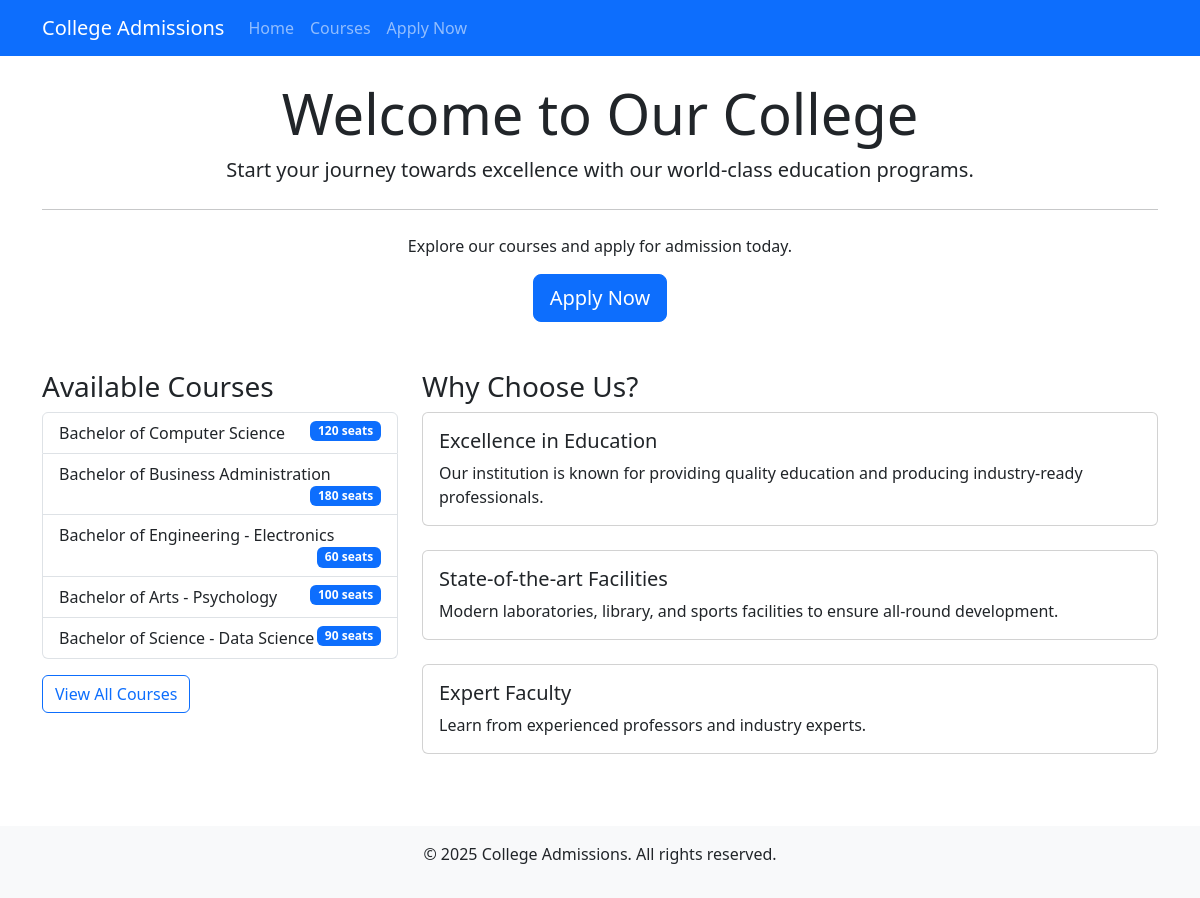
The page / on the database its author committed.
### admissions/models.py (models this page shows, shortened)
class Course(models.Model):
    name = models.CharField(max_length=100)
    code = models.CharField(max_length=20, unique=True)
    seats = models.IntegerField()
    description = models.TextField()

### admissions/views.py (the view)
# urls.py: path('', views.HomeView.as_view(), name='home'),
class HomeView(ListView):
    model = Course
    template_name = 'admissions/home.html'
    context_object_name = 'courses'

### templates/admissions/home.html
{% extends 'base.html' %} {% block title %}Welcome to College Admissions{% endblock %} {% block content %}
<div class="jumbotron text-center">
	<h1 class="display-4">Welcome to Our College</h1>
	<p class="lead">
		Start your journey towards excellence with our world-class education
		programs.
	</p>
	<hr class="my-4" />
	<p>Explore our courses and apply for admission today.</p>
	<a class="btn btn-primary btn-lg" href="{% url 'apply' %}" role="button"
		>Apply Now</a
	>
</div>
<div class="row mt-5">
	<div class="col-md-4">
		<h3>Available Courses</h3>
		<ul class="list-group">
			{% for course in courses %}
			<li class="list-group-item">
				{{ course.name }}
				<span class="badge bg-primary float-end">{{ course.seats }} seats</span>
			</li>
			{% endfor %}
		</ul>
		<a href="{% url 'course_list' %}" class="btn btn-outline-primary mt-3"
			>View All Courses</a
		>
	</div>
	<div class="col-md-8">
		<h3>Why Choose Us?</h3>
		<div class="card-deck">
			<div class="card mb-4">
				<div class="card-body">
					<h5 class="card-title">Excellence in Education</h5>
					<p class="card-text">
						Our institution is known for providing quality education and
						producing industry-ready professionals.
					</p>
				</div>
			</div>
			<div class="card mb-4">
				<div class="card-body">
					<h5 class="card-title">State-of-the-art Facilities</h5>
					<p class="card-text">
						Modern laboratories, library, and sports facilities to ensure
						all-round development.
					</p>
				</div>
			</div>
			<div class="card mb-4">
				<div class="card-body">
					<h5 class="card-title">Expert Faculty</h5>
					<p class="card-text">
						Learn from experienced professors and industry experts.
					</p>
				</div>
			</div>
		</div>
	</div>
</div>
{% endblock %}

### rows shown on the page
Course: name "Bachelor of Computer Science", seats "120"
Course: name "Bachelor of Business Administration", seats "180"
Course: name "Bachelor of Engineering - Electronics", seats "60"
Course: name "Bachelor of Arts - Psychology", seats "100"
Course: name "Bachelor of Science - Data Science", seats "90"
